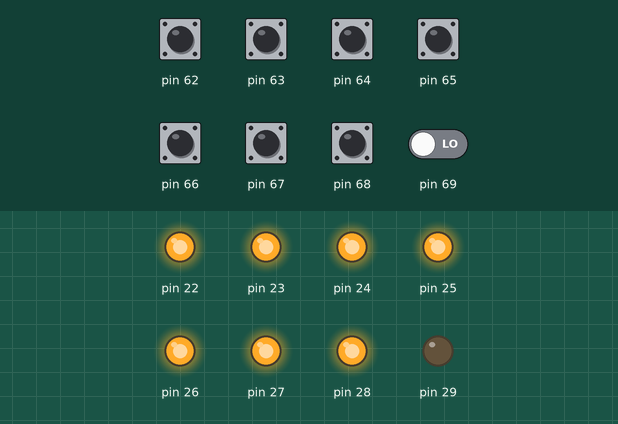
Bench run of a sketch on a simulated Arduino Mega 2560, built with avr-gcc and run on an emulated ATmega2560. Shown: output pins drawn as LEDs (lit = HIGH). The inputs (shaded band) are chosen by the test bench; at power-on: pin 62–68 HIGH, pin 69 LOW.

Above: at 5.0 s.
5.1 s: pin 62 pulled LOW for 0.15 s
At 5.17 s:
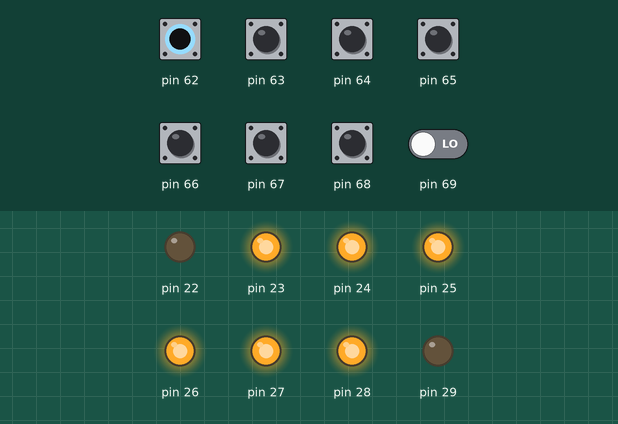
6.7 s: pin 63 pulled LOW for 0.15 s
At 6.77 s:
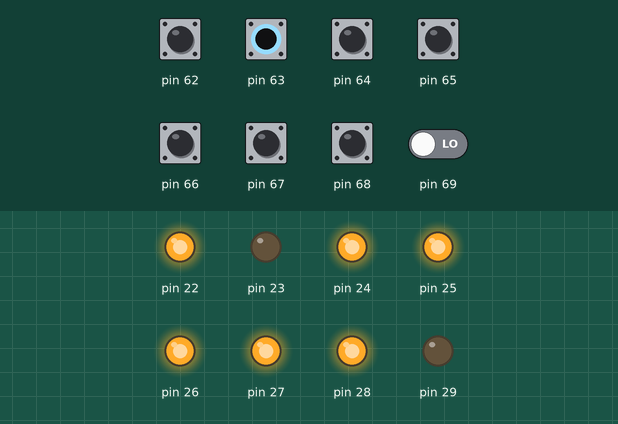
8.3 s: pin 64 pulled LOW for 0.15 s
At 8.37 s:
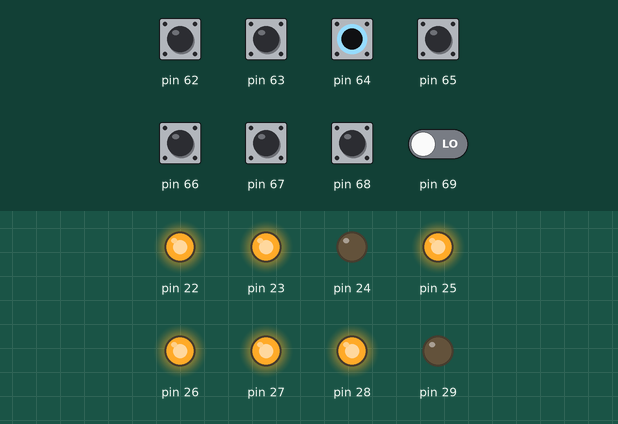
9.9 s: pin 65 pulled LOW for 0.15 s
At 9.97 s:
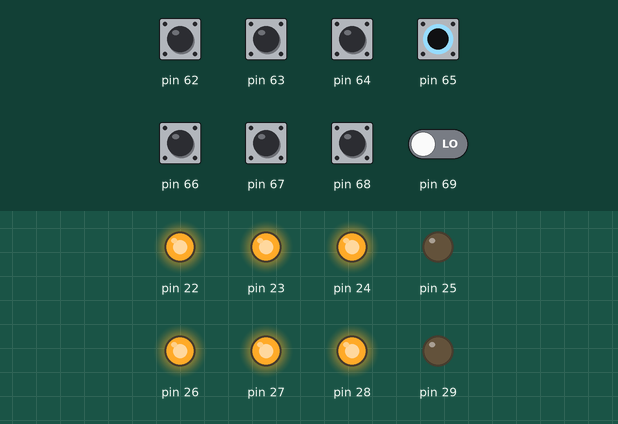
11.5 s: pin 66 pulled LOW for 0.15 s
At 11.57 s:
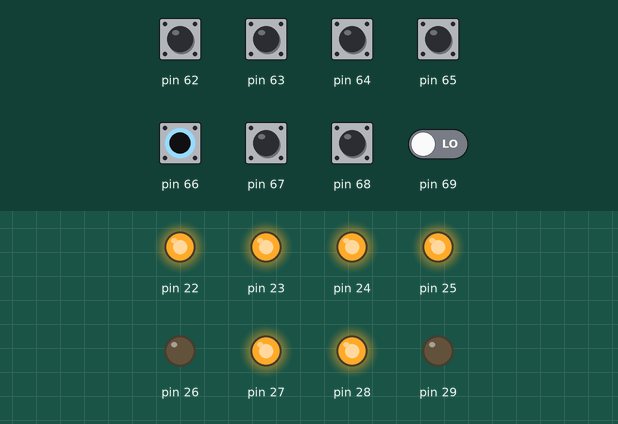
13.1 s: pin 67 pulled LOW for 0.15 s
At 13.17 s:
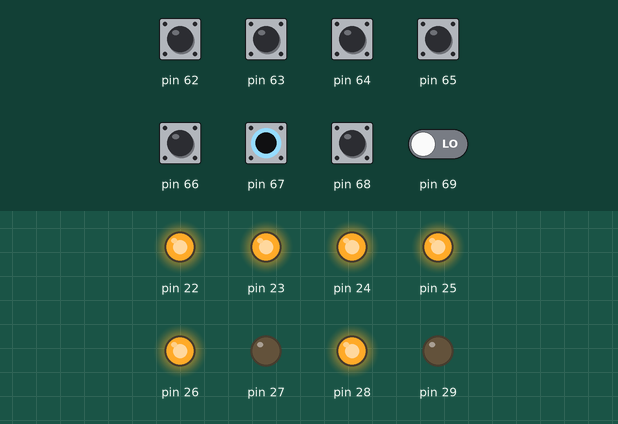
Timing chart, 0 to 15.7 s (numbered marks = the images above; inputs shaded):
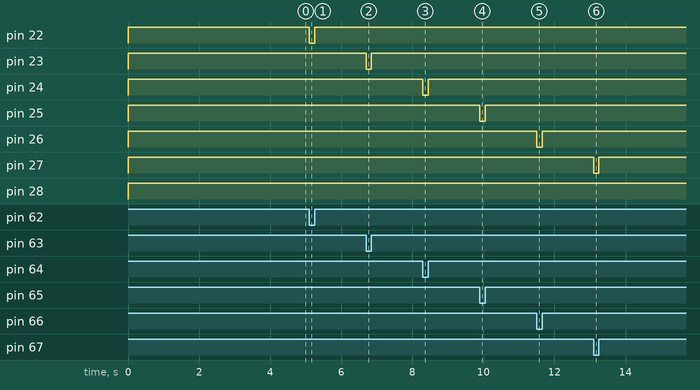

Measured:
- after the input at 5.1 s, pin 22: HIGH → LOW at once, → HIGH 0.15 s later
- after the input at 6.7 s, pin 23: HIGH → LOW at once, → HIGH 0.15 s later
- after the input at 8.3 s, pin 24: HIGH → LOW at once, → HIGH 0.15 s later
- after the input at 9.9 s, pin 25: HIGH → LOW at once, → HIGH 0.15 s later
- after the input at 11.5 s, pin 26: HIGH → LOW at once, → HIGH 0.15 s later
- after the input at 13.1 s, pin 27: HIGH → LOW at once, → HIGH 0.15 s later

The sketch:

manual.ino
```cpp
const bool AUDIO_ONLY = false;

ISR(PCINT2_vect) {
  if (!AUDIO_ONLY) {
    PORTA = PINK;
  }

  PORTC |= _BV(PC0);
}

int main() {
  cli();
  DDRA = 0xFF;  // set port A as output
  // ===================================== MANUAL BUTTON TEST
  DDRK = 0x00;          // set port K as input for
  PCMSK2 = 0b01111111;  // select 7 pins for PCIE2
  PORTK = 0b01111111;   // 7 pull up resistors
  PORTA = 0b01111111;
  PCICR |= _BV(PCIE2);
  //  PCICR &= ~(_BV(PCIE2));

  // ===================================== /end

  // ========== Mode Change Test
  // === set up the mode select switch
  //  DDRB defaults to input
  //  DDRB = 0x00; // set port B as input just in case
  //  // enable pin change interrupt 0
  //  PCICR |= _BV(PCIE0);
  //  PCMSK0 = 0b00001111;
  //  // set pull-ups
  //  PORTB = 0b00001111;
  // === /mode select
  sei();
  while (true) {
  }
}
```
